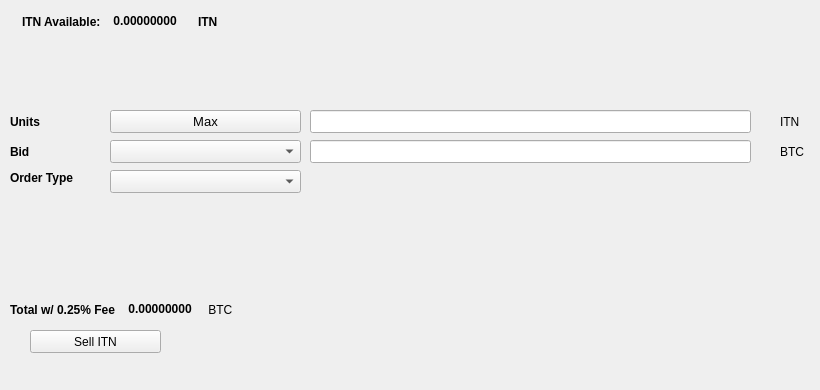
   <widget class="QWidget" name="SellTab">
    <attribute name="title">
     <string>Sell</string>
    </attribute>
    <widget class="QLabel" name="label_16">
     <property name="geometry">
      <rect>
       <x>780</x>
       <y>140</y>
       <width>31</width>
       <height>23</height>
      </rect>
     </property>
     <property name="text">
      <string>BTC</string>
     </property>
    </widget>
    <widget class="QComboBox" name="SellBidcomboBox">
     <property name="geometry">
      <rect>
       <x>110</x>
       <y>140</y>
       <width>191</width>
       <height>23</height>
      </rect>
     </property>
     <property name="font">
      <font>
       <pointsize>10</pointsize>
      </font>
     </property>
    </widget>
    <widget class="QLabel" name="label_18">
     <property name="geometry">
      <rect>
       <x>10</x>
       <y>110</y>
       <width>46</width>
       <height>23</height>
      </rect>
     </property>
     <property name="font">
      <font>
       <weight>75</weight>
       <bold>true</bold>
      </font>
     </property>
     <property name="text">
      <string>Units</string>
     </property>
    </widget>
    <widget class="QPushButton" name="Sell_Max_Amount">
     <property name="geometry">
      <rect>
       <x>110</x>
       <y>110</y>
       <width>191</width>
       <height>23</height>
      </rect>
     </property>
     <property name="font">
      <font>
       <pointsize>10</pointsize>
      </font>
     </property>
     <property name="text">
      <string>Max</string>
     </property>
    </widget>
    <widget class="QLabel" name="label_20">
     <property name="geometry">
      <rect>
       <x>10</x>
       <y>170</y>
       <width>91</width>
       <height>16</height>
      </rect>
     </property>
     <property name="font">
      <font>
       <weight>75</weight>
       <bold>true</bold>
      </font>
     </property>
     <property name="text">
      <string>Order Type</string>
     </property>
    </widget>
    <widget class="QComboBox" name="SellOrdertypeCombo">
     <property name="geometry">
      <rect>
       <x>110</x>
       <y>170</y>
       <width>191</width>
       <height>23</height>
      </rect>
     </property>
     <property name="font">
      <font>
       <pointsize>10</pointsize>
      </font>
     </property>
    </widget>
    <widget class="QLabel" name="label_21">
     <property name="geometry">
      <rect>
       <x>10</x>
       <y>140</y>
       <width>46</width>
       <height>23</height>
      </rect>
     </property>
     <property name="font">
      <font>
       <weight>75</weight>
       <bold>true</bold>
      </font>
     </property>
     <property name="text">
      <string>Bid</string>
     </property>
    </widget>
    <widget class="QLabel" name="label_22">
     <property name="geometry">
      <rect>
       <x>780</x>
       <y>110</y>
       <width>31</width>
       <height>23</height>
      </rect>
     </property>
     <property name="text">
      <string>ITN</string>
     </property>
    </widget>
    <widget class="QLineEdit" name="UnitsInputITN">
     <property name="geometry">
      <rect>
       <x>310</x>
       <y>110</y>
       <width>441</width>
       <height>23</height>
      </rect>
     </property>
     <property name="font">
      <font>
       <pointsize>9</pointsize>
       <weight>75</weight>
       <bold>true</bold>
      </font>
     </property>
    </widget>
    <widget class="QLineEdit" name="SellBidPriceEdit">
     <property name="geometry">
      <rect>
       <x>310</x>
       <y>140</y>
       <width>441</width>
       <height>23</height>
      </rect>
     </property>
     <property name="font">
      <font>
       <pointsize>9</pointsize>
       <weight>75</weight>
       <bold>true</bold>
      </font>
     </property>
    </widget>
    <widget class="QPushButton" name="SellITNBTN">
     <property name="geometry">
      <rect>
       <x>30</x>
       <y>330</y>
       <width>131</width>
       <height>23</height>
      </rect>
     </property>
     <property name="text">
      <string>Sell ITN</string>
     </property>
     <property name="icon">
      <iconset resource="../itn">
       <normaloff>:/icons/bitcoin</normaloff>:/icons/bitcoin</iconset>
     </property>
    </widget>
    <widget class="QWidget" name="layoutWidget3">
     <property name="geometry">
      <rect>
       <x>22</x>
       <y>12</y>
       <width>258</width>
       <height>19</height>
      </rect>
     </property>
     <layout class="QHBoxLayout" name="horizontalLayout">
      <item>
       <widget class="QLabel" name="label232_2">
        <property name="font">
         <font>
          <weight>75</weight>
          <bold>true</bold>
         </font>
        </property>
        <property name="text">
         <string>ITN Available:</string>
        </property>
       </widget>
      </item>
      <item>
       <widget class="QLabel" name="ITNAvailableLabel">
        <property name="palette">
         <palette>
          <active>
           <colorrole role="WindowText">
            <brush brushstyle="SolidPattern">
             <color alpha="255">
              <red>0</red>
              <green>0</green>
              <blue>0</blue>
             </color>
            </brush>
           </colorrole>
           <colorrole role="Button">
            <brush brushstyle="SolidPattern">
             <color alpha="255">
              <red>0</red>
              <green>170</green>
              <blue>0</blue>
             </color>
            </brush>
           </colorrole>
           <colorrole role="Light">
            <brush brushstyle="SolidPattern">
             <color alpha="255">
              <red>0</red>
              <green>255</green>
              <blue>0</blue>
             </color>
            </brush>
           </colorrole>
           <colorrole role="Midlight">
            <brush brushstyle="SolidPattern">
             <color alpha="255">
              <red>0</red>
              <green>212</green>
              <blue>0</blue>
             </color>
            </brush>
           </colorrole>
           <colorrole role="Dark">
            <brush brushstyle="SolidPattern">
             <color alpha="255">
              <red>0</red>
              <green>85</green>
              <blue>0</blue>
             </color>
            </brush>
           </colorrole>
           <colorrole role="Mid">
            <brush brushstyle="SolidPattern">
             <color alpha="255">
              <red>0</red>
              <green>113</green>
              <blue>0</blue>
             </color>
            </brush>
           </colorrole>
           <colorrole role="Text">
            <brush brushstyle="SolidPattern">
             <color alpha="255">
              <red>0</red>
              <green>170</green>
              <blue>0</blue>
             </color>
            </brush>
           </colorrole>
           <colorrole role="BrightText">
            <brush brushstyle="SolidPattern">
             <color alpha="255">
              <red>255</red>
              <green>255</green>
              <blue>255</blue>
             </color>
            </brush>
           </colorrole>
           <colorrole role="ButtonText">
            <brush brushstyle="SolidPattern">
             <color alpha="255">
              <red>0</red>
              <green>0</green>
              <blue>0</blue>
             </color>
            </brush>
           </colorrole>
           <colorrole role="Base">
            <brush brushstyle="SolidPattern">
             <color alpha="255">
              <red>255</red>
              <green>255</green>
              <blue>255</blue>
             </color>
            </brush>
           </colorrole>
           <colorrole role="Window">
            <brush brushstyle="SolidPattern">
             <color alpha="255">
              <red>0</red>
              <green>170</green>
              <blue>0</blue>
             </color>
            </brush>
           </colorrole>
           <colorrole role="Shadow">
            <brush brushstyle="SolidPattern">
             <color alpha="255">
              <red>0</red>
              <green>0</green>
              <blue>0</blue>
             </color>
            </brush>
           </colorrole>
           <colorrole role="AlternateBase">
            <brush brushstyle="SolidPattern">
             <color alpha="255">
              <red>127</red>
              <green>212</green>
              <blue>127</blue>
             </color>
            </brush>
           </colorrole>
           <colorrole role="ToolTipBase">
            <brush brushstyle="SolidPattern">
             <color alpha="255">
              <red>255</red>
              <green>255</green>
              <blue>220</blue>
             </color>
            </brush>
           </colorrole>
           <colorrole role="ToolTipText">
            <brush brushstyle="SolidPattern">
             <color alpha="255">
              <red>0</red>
              <green>0</green>
              <blue>0</blue>
             </color>
            </brush>
           </colorrole>
          </active>
          <inactive>
           <colorrole role="WindowText">
            <brush brushstyle="SolidPattern">
             <color alpha="255">
              <red>0</red>
              <green>0</green>
              <blue>0</blue>
             </color>
            </brush>
           </colorrole>
           <colorrole role="Button">
            <brush brushstyle="SolidPattern">
             <color alpha="255">
              <red>0</red>
              <green>170</green>
              <blue>0</blue>
             </color>
            </brush>
           </colorrole>
           <colorrole role="Light">
            <brush brushstyle="SolidPattern">
             <color alpha="255">
              <red>0</red>
              <green>255</green>
              <blue>0</blue>
             </color>
            </brush>
           </colorrole>
           <colorrole role="Midlight">
            <brush brushstyle="SolidPattern">
             <color alpha="255">
              <red>0</red>
              <green>212</green>
              <blue>0</blue>
             </color>
            </brush>
           </colorrole>
           <colorrole role="Dark">
            <brush brushstyle="SolidPattern">
             <color alpha="255">
              <red>0</red>
              <green>85</green>
              <blue>0</blue>
             </color>
            </brush>
           </colorrole>
           <colorrole role="Mid">
            <brush brushstyle="SolidPattern">
             <color alpha="255">
              <red>0</red>
              <green>113</green>
              <blue>0</blue>
             </color>
            </brush>
           </colorrole>
           <colorrole role="Text">
            <brush brushstyle="SolidPattern">
             <color alpha="255">
              <red>0</red>
              <green>170</green>
              <blue>0</blue>
             </color>
            </brush>
           </colorrole>
           <colorrole role="BrightText">
            <brush brushstyle="SolidPattern">
             <color alpha="255">
              <red>255</red>
              <green>255</green>
              <blue>255</blue>
             </color>
            </brush>
           </colorrole>
           <colorrole role="ButtonText">
            <brush brushstyle="SolidPattern">
             <color alpha="255">
              <red>0</red>
              <green>0</green>
              <blue>0</blue>
             </color>
            </brush>
           </colorrole>
           <colorrole role="Base">
            <brush brushstyle="SolidPattern">
             <color alpha="255">
              <red>255</red>
              <green>255</green>
              <blue>255</blue>
             </color>
            </brush>
           </colorrole>
           <colorrole role="Window">
            <brush brushstyle="SolidPattern">
             <color alpha="255">
              <red>0</red>
              <green>170</green>
              <blue>0</blue>
             </color>
            </brush>
           </colorrole>
           <colorrole role="Shadow">
            <brush brushstyle="SolidPattern">
             <color alpha="255">
              <red>0</red>
              <green>0</green>
              <blue>0</blue>
             </color>
            </brush>
           </colorrole>
           <colorrole role="AlternateBase">
            <brush brushstyle="SolidPattern">
             <color alpha="255">
              <red>127</red>
              <green>212</green>
              <blue>127</blue>
             </color>
            </brush>
           </colorrole>
           <colorrole role="ToolTipBase">
            <brush brushstyle="SolidPattern">
             <color alpha="255">
              <red>255</red>
              <green>255</green>
              <blue>220</blue>
             </color>
            </brush>
           </colorrole>
           <colorrole role="ToolTipText">
            <brush brushstyle="SolidPattern">
             <color alpha="255">
              <red>0</red>
              <green>0</green>
              <blue>0</blue>
             </color>
            </brush>
           </colorrole>
          </inactive>
          <disabled>
           <colorrole role="WindowText">
            <brush brushstyle="SolidPattern">
             <color alpha="255">
              <red>0</red>
              <green>85</green>
              <blue>0</blue>
             </color>
            </brush>
           </colorrole>
           <colorrole role="Button">
            <brush brushstyle="SolidPattern">
             <color alpha="255">
              <red>0</red>
              <green>170</green>
              <blue>0</blue>
             </color>
            </brush>
           </colorrole>
           <colorrole role="Light">
            <brush brushstyle="SolidPattern">
             <color alpha="255">
              <red>0</red>
              <green>255</green>
              <blue>0</blue>
             </color>
            </brush>
           </colorrole>
           <colorrole role="Midlight">
            <brush brushstyle="SolidPattern">
             <color alpha="255">
              <red>0</red>
              <green>212</green>
              <blue>0</blue>
             </color>
            </brush>
           </colorrole>
           <colorrole role="Dark">
            <brush brushstyle="SolidPattern">
             <color alpha="255">
              <red>0</red>
              <green>85</green>
              <blue>0</blue>
             </color>
            </brush>
           </colorrole>
           <colorrole role="Mid">
            <brush brushstyle="SolidPattern">
             <color alpha="255">
              <red>0</red>
              <green>113</green>
              <blue>0</blue>
             </color>
            </brush>
           </colorrole>
           <colorrole role="Text">
            <brush brushstyle="SolidPattern">
             <color alpha="255">
              <red>0</red>
              <green>85</green>
              <blue>0</blue>
             </color>
            </brush>
           </colorrole>
           <colorrole role="BrightText">
            <brush brushstyle="SolidPattern">
             <color alpha="255">
              <red>255</red>
              <green>255</green>
              <blue>255</blue>
             </color>
            </brush>
           </colorrole>
           <colorrole role="ButtonText">
            <brush brushstyle="SolidPattern">
             <color alpha="255">
              <red>0</red>
              <green>85</green>
              <blue>0</blue>
             </color>
            </brush>
           </colorrole>
           <colorrole role="Base">
            <brush brushstyle="SolidPattern">
             <color alpha="255">
              <red>0</red>
              <green>170</green>
              <blue>0</blue>
             </color>
            </brush>
           </colorrole>
           <colorrole role="Window">
            <brush brushstyle="SolidPattern">
             <color alpha="255">
              <red>0</red>
              <green>170</green>
              <blue>0</blue>
             </color>
            </brush>
           </colorrole>
           <colorrole role="Shadow">
            <brush brushstyle="SolidPattern">
             <color alpha="255">
              <red>0</red>
              <green>0</green>
              <blue>0</blue>
             </color>
            </brush>
           </colorrole>
           <colorrole role="AlternateBase">
            <brush brushstyle="SolidPattern">
             <color alpha="255">
              <red>0</red>
              <green>170</green>
              <blue>0</blue>
             </color>
            </brush>
           </colorrole>
           <colorrole role="ToolTipBase">
            <brush brushstyle="SolidPattern">
             <color alpha="255">
              <red>255</red>
              <green>255</green>
              <blue>220</blue>
             </color>
            </brush>
           </colorrole>
           <colorrole role="ToolTipText">
            <brush brushstyle="SolidPattern">
             <color alpha="255">
              <red>0</red>
              <green>0</green>
              <blue>0</blue>
             </color>
            </brush>
           </colorrole>
          </disabled>
         </palette>
        </property>
        <property name="font">
         <font>
          <weight>75</weight>
          <bold>true</bold>
         </font>
        </property>
        <property name="text">
         <string> 0.00000000 </string>
        </property>
        <property name="textInteractionFlags">
         <set>Qt::LinksAccessibleByMouse|Qt::TextSelectableByKeyboard|Qt::TextSelectableByMouse</set>
        </property>
       </widget>
      </item>
      <item>
       <widget class="QLabel" name="labelITN">
        <property name="font">
         <font>
          <weight>75</weight>
          <bold>true</bold>
         </font>
        </property>
        <property name="text">
         <string>ITN</string>
        </property>
       </widget>
      </item>
     </layout>
    </widget>
    <widget class="QWidget" name="layoutWidget">
     <property name="geometry">
      <rect>
       <x>10</x>
       <y>300</y>
       <width>268</width>
       <height>19</height>
      </rect>
     </property>
     <layout class="QHBoxLayout" name="horizontalLayout_2">
      <item>
       <widget class="QLabel" name="label_19">
        <property name="font">
         <font>
          <weight>75</weight>
          <bold>true</bold>
         </font>
        </property>
        <property name="text">
         <string>Total w/ 0.25% Fee </string>
        </property>
       </widget>
      </item>
      <item>
       <widget class="QLabel" name="SellCostLabel">
        <property name="palette">
         <palette>
          <active>
           <colorrole role="WindowText">
            <brush brushstyle="SolidPattern">
             <color alpha="255">
              <red>0</red>
              <green>0</green>
              <blue>0</blue>
             </color>
            </brush>
           </colorrole>
           <colorrole role="Button">
            <brush brushstyle="SolidPattern">
             <color alpha="255">
              <red>0</red>
              <green>170</green>
              <blue>0</blue>
             </color>
            </brush>
           </colorrole>
           <colorrole role="Light">
            <brush brushstyle="SolidPattern">
             <color alpha="255">
              <red>0</red>
              <green>255</green>
              <blue>0</blue>
             </color>
            </brush>
           </colorrole>
           <colorrole role="Midlight">
            <brush brushstyle="SolidPattern">
             <color alpha="255">
              <red>0</red>
              <green>212</green>
              <blue>0</blue>
             </color>
            </brush>
           </colorrole>
           <colorrole role="Dark">
            <brush brushstyle="SolidPattern">
             <color alpha="255">
              <red>0</red>
              <green>85</green>
              <blue>0</blue>
             </color>
            </brush>
           </colorrole>
           <colorrole role="Mid">
            <brush brushstyle="SolidPattern">
             <color alpha="255">
              <red>0</red>
              <green>113</green>
              <blue>0</blue>
             </color>
            </brush>
           </colorrole>
           <colorrole role="Text">
            <brush brushstyle="SolidPattern">
             <color alpha="255">
              <red>0</red>
              <green>170</green>
              <blue>0</blue>
             </color>
            </brush>
           </colorrole>
           <colorrole role="BrightText">
            <brush brushstyle="SolidPattern">
             <color alpha="255">
              <red>255</red>
              <green>255</green>
              <blue>255</blue>
             </color>
            </brush>
           </colorrole>
           <colorrole role="ButtonText">
            <brush brushstyle="SolidPattern">
             <color alpha="255">
              <red>0</red>
              <green>0</green>
              <blue>0</blue>
             </color>
            </brush>
           </colorrole>
           <colorrole role="Base">
            <brush brushstyle="SolidPattern">
             <color alpha="255">
              <red>255</red>
              <green>255</green>
              <blue>255</blue>
             </color>
            </brush>
           </colorrole>
           <colorrole role="Window">
            <brush brushstyle="SolidPattern">
             <color alpha="255">
              <red>0</red>
              <green>170</green>
              <blue>0</blue>
             </color>
            </brush>
           </colorrole>
           <colorrole role="Shadow">
            <brush brushstyle="SolidPattern">
             <color alpha="255">
              <red>0</red>
              <green>0</green>
              <blue>0</blue>
             </color>
            </brush>
           </colorrole>
           <colorrole role="AlternateBase">
            <brush brushstyle="SolidPattern">
             <color alpha="255">
              <red>127</red>
              <green>212</green>
              <blue>127</blue>
             </color>
            </brush>
           </colorrole>
           <colorrole role="ToolTipBase">
            <brush brushstyle="SolidPattern">
             <color alpha="255">
              <red>255</red>
              <green>255</green>
              <blue>220</blue>
             </color>
            </brush>
           </colorrole>
           <colorrole role="ToolTipText">
            <brush brushstyle="SolidPattern">
             <color alpha="255">
              <red>0</red>
              <green>0</green>
              <blue>0</blue>
             </color>
            </brush>
           </colorrole>
          </active>
          <inactive>
           <colorrole role="WindowText">
            <brush brushstyle="SolidPattern">
             <color alpha="255">
              <red>0</red>
              <green>0</green>
              <blue>0</blue>
             </color>
            </brush>
           </colorrole>
           <colorrole role="Button">
            <brush brushstyle="SolidPattern">
             <color alpha="255">
              <red>0</red>
              <green>170</green>
              <blue>0</blue>
             </color>
            </brush>
           </colorrole>
           <colorrole role="Light">
            <brush brushstyle="SolidPattern">
             <color alpha="255">
              <red>0</red>
              <green>255</green>
              <blue>0</blue>
             </color>
            </brush>
           </colorrole>
           <colorrole role="Midlight">
            <brush brushstyle="SolidPattern">
             <color alpha="255">
              <red>0</red>
              <green>212</green>
              <blue>0</blue>
             </color>
            </brush>
           </colorrole>
           <colorrole role="Dark">
            <brush brushstyle="SolidPattern">
             <color alpha="255">
              <red>0</red>
              <green>85</green>
              <blue>0</blue>
             </color>
            </brush>
           </colorrole>
           <colorrole role="Mid">
            <brush brushstyle="SolidPattern">
             <color alpha="255">
              <red>0</red>
              <green>113</green>
              <blue>0</blue>
             </color>
            </brush>
           </colorrole>
           <colorrole role="Text">
            <brush brushstyle="SolidPattern">
             <color alpha="255">
              <red>0</red>
              <green>170</green>
              <blue>0</blue>
             </color>
            </brush>
           </colorrole>
           <colorrole role="BrightText">
            <brush brushstyle="SolidPattern">
             <color alpha="255">
              <red>255</red>
              <green>255</green>
              <blue>255</blue>
             </color>
            </brush>
           </colorrole>
           <colorrole role="ButtonText">
            <brush brushstyle="SolidPattern">
             <color alpha="255">
              <red>0</red>
              <green>0</green>
              <blue>0</blue>
             </color>
            </brush>
           </colorrole>
           <colorrole role="Base">
            <brush brushstyle="SolidPattern">
             <color alpha="255">
              <red>255</red>
              <green>255</green>
              <blue>255</blue>
             </color>
            </brush>
           </colorrole>
           <colorrole role="Window">
            <brush brushstyle="SolidPattern">
             <color alpha="255">
              <red>0</red>
              <green>170</green>
              <blue>0</blue>
             </color>
            </brush>
           </colorrole>
           <colorrole role="Shadow">
            <brush brushstyle="SolidPattern">
             <color alpha="255">
              <red>0</red>
              <green>0</green>
              <blue>0</blue>
             </color>
            </brush>
           </colorrole>
           <colorrole role="AlternateBase">
            <brush brushstyle="SolidPattern">
             <color alpha="255">
              <red>127</red>
              <green>212</green>
              <blue>127</blue>
             </color>
            </brush>
           </colorrole>
           <colorrole role="ToolTipBase">
            <brush brushstyle="SolidPattern">
             <color alpha="255">
              <red>255</red>
              <green>255</green>
              <blue>220</blue>
             </color>
            </brush>
           </colorrole>
           <colorrole role="ToolTipText">
            <brush brushstyle="SolidPattern">
             <color alpha="255">
              <red>0</red>
              <green>0</green>
              <blue>0</blue>
             </color>
            </brush>
           </colorrole>
          </inactive>
          <disabled>
           <colorrole role="WindowText">
            <brush brushstyle="SolidPattern">
             <color alpha="255">
              <red>0</red>
              <green>85</green>
              <blue>0</blue>
             </color>
            </brush>
           </colorrole>
           <colorrole role="Button">
            <brush brushstyle="SolidPattern">
             <color alpha="255">
              <red>0</red>
              <green>170</green>
              <blue>0</blue>
             </color>
            </brush>
           </colorrole>
           <colorrole role="Light">
            <brush brushstyle="SolidPattern">
             <color alpha="255">
              <red>0</red>
              <green>255</green>
              <blue>0</blue>
             </color>
            </brush>
           </colorrole>
           <colorrole role="Midlight">
            <brush brushstyle="SolidPattern">
             <color alpha="255">
              <red>0</red>
              <green>212</green>
              <blue>0</blue>
             </color>
            </brush>
           </colorrole>
           <colorrole role="Dark">
            <brush brushstyle="SolidPattern">
             <color alpha="255">
              <red>0</red>
              <green>85</green>
              <blue>0</blue>
             </color>
            </brush>
           </colorrole>
           <colorrole role="Mid">
            <brush brushstyle="SolidPattern">
             <color alpha="255">
              <red>0</red>
              <green>113</green>
              <blue>0</blue>
             </color>
            </brush>
           </colorrole>
           <colorrole role="Text">
            <brush brushstyle="SolidPattern">
             <color alpha="255">
              <red>0</red>
              <green>85</green>
              <blue>0</blue>
             </color>
            </brush>
           </colorrole>
           <colorrole role="BrightText">
            <brush brushstyle="SolidPattern">
             <color alpha="255">
              <red>255</red>
              <green>255</green>
              <blue>255</blue>
             </color>
            </brush>
           </colorrole>
           <colorrole role="ButtonText">
            <brush brushstyle="SolidPattern">
             <color alpha="255">
              <red>0</red>
              <green>85</green>
              <blue>0</blue>
             </color>
            </brush>
           </colorrole>
           <colorrole role="Base">
            <brush brushstyle="SolidPattern">
             <color alpha="255">
              <red>0</red>
              <green>170</green>
              <blue>0</blue>
             </color>
            </brush>
           </colorrole>
           <colorrole role="Window">
            <brush brushstyle="SolidPattern">
             <color alpha="255">
              <red>0</red>
              <green>170</green>
              <blue>0</blue>
             </color>
            </brush>
           </colorrole>
           <colorrole role="Shadow">
            <brush brushstyle="SolidPattern">
             <color alpha="255">
              <red>0</red>
              <green>0</green>
              <blue>0</blue>
             </color>
            </brush>
           </colorrole>
           <colorrole role="AlternateBase">
            <brush brushstyle="SolidPattern">
             <color alpha="255">
              <red>0</red>
              <green>170</green>
              <blue>0</blue>
             </color>
            </brush>
           </colorrole>
           <colorrole role="ToolTipBase">
            <brush brushstyle="SolidPattern">
             <color alpha="255">
              <red>255</red>
              <green>255</green>
              <blue>220</blue>
             </color>
            </brush>
           </colorrole>
           <colorrole role="ToolTipText">
            <brush brushstyle="SolidPattern">
             <color alpha="255">
              <red>0</red>
              <green>0</green>
              <blue>0</blue>
             </color>
            </brush>
           </colorrole>
          </disabled>
         </palette>
        </property>
        <property name="font">
         <font>
          <weight>75</weight>
          <bold>true</bold>
         </font>
        </property>
        <property name="autoFillBackground">
         <bool>false</bool>
        </property>
        <property name="text">
         <string> 0.00000000</string>
        </property>
        <property name="textInteractionFlags">
         <set>Qt::LinksAccessibleByMouse|Qt::TextSelectableByMouse</set>
        </property>
       </widget>
      </item>
      <item>
       <widget class="QLabel" name="label_17">
        <property name="font">
         <font>
          <weight>50</weight>
          <bold>false</bold>
         </font>
        </property>
        <property name="text">
         <string> BTC</string>
        </property>
       </widget>
      </item>
     </layout>
    </widget>
    <widget class="QLabel" name="label_23">
     <property name="geometry">
      <rect>
       <x>460</x>
       <y>300</y>
       <width>281</width>
       <height>81</height>
      </rect>
     </property>
     <property name="text">
      <string/>
     </property>
     <property name="pixmap">
      <pixmap>:/images/bittrex</pixmap>
     </property>
    </widget>
   </widget>
